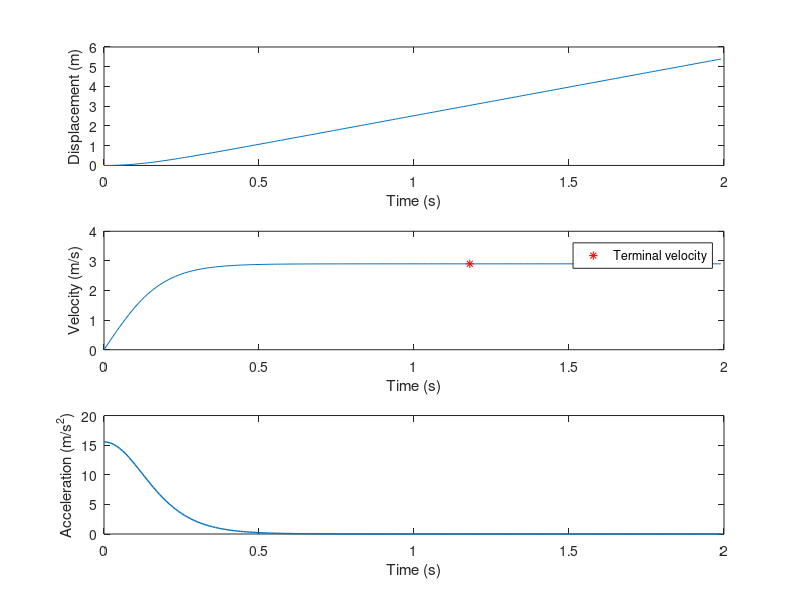

Write MATLAB code to recreate this figure.

g = 9.81;                   %gravity
mass = 2;                   %we assume weight is 2 kg
vol = 4;                    %(4/3)*pi*(rad)^3;  %volume of balloon in m^3
rho = 1.293;                %air density at sea level
                            %area = 4*pi*rad^2;
D = 3.7;                    %0.5*0.9*rho*(area/2);
Fb = vol*rho*g;             %lifting force

%Euler-Cromer method

time=2;                     %time interval
dt=.01;                     %time-step, delta t

%decides how many rows will be in each matrix based on delta t
n = ceil(time/dt);

%create and set matrices to n rows and 1 column
y = zeros(n,1);             %y(position)
v = zeros(n,1);             %v(velocity)
a = zeros(n,1);             %a(acceleration)
t = zeros(n,1);             %t(time)

%set initial conditions
a(1) = Fb/mass-g-(D/mass)*abs(v(1))*v(1); %acceleration

%only acceleration is set, the other values are already 0

for i = 2:n
    v(i) = v(i-1) + a(i-1)*dt;                    %integral of acceleration
    y(i) = y(i-1) + v(i-1)*dt;                    %integral of velocity
    a(i) = Fb/mass-g-(D/mass)*abs(v(i))*v(i);     %acceleration with drag
    t(i) = t(i-1) + dt;                           %set time for each i
end

%plot displacement over time
subplot(3,1,1)
plot(t,y)
xlabel('Time (s)')
ylabel('Displacement (m)')

%plot velocity over time
subplot(3,1,2)
plot(t,v)
%set y-axis limit to 4, makes it easier to read graph
ylim([0 4])
xlabel('Time (s)')
ylabel('Velocity (m/s)')
%point when acceleration is close enough to 0 = terminal velocity
hold on
tv = plot(1.18,2.90001,'r*');
legend(tv,'Terminal velocity')
hold off
%plot acceleration over time
subplot(3,1,3)
plot(t,a,'LineWidth',1)
%set y-axis limit to 20, makes it easier to read graph
ylim([0 20])
xlabel('Time (s)')
ylabel('Acceleration (m/s^2)')